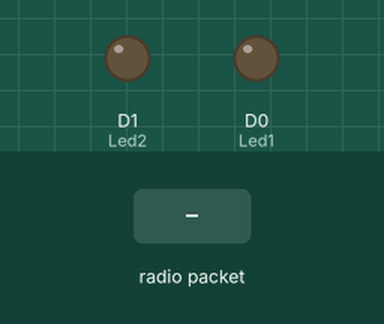
This sketch was run on a simulated ESP8266 (NodeMCU). Parts: output pins drawn as LEDs (lit = HIGH). The inputs (shaded band) are chosen by the test bench.

Above: at 1.2 s.
1.3 s: radio packet "Button 01 pressed" arrives
At 2.2 s:
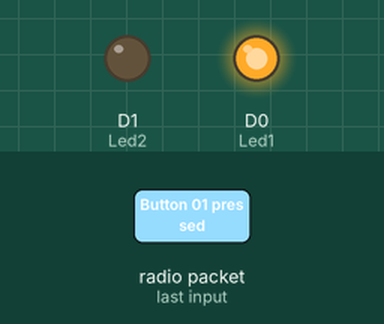
2.8 s: radio packet "Button 02 pressed" arrives
At 3.3 s:
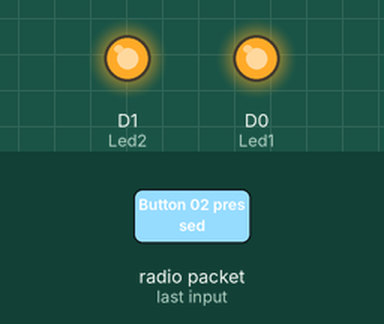
4.3 s: radio packet "Button 01 pressed" arrives
At 5.7 s:
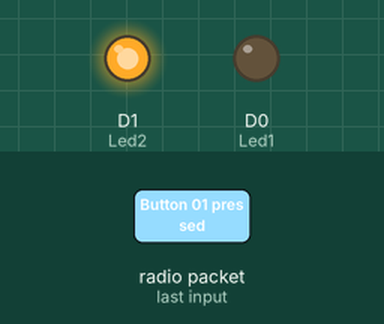
Timing chart, 0 to 7.3 s (numbered marks = the images above; inputs shaded):
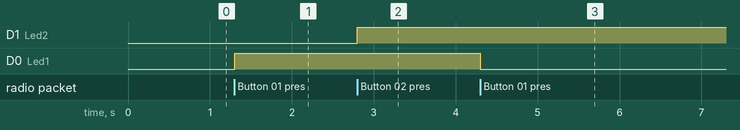

The sketch:

SLAVE.ino
```cpp
//==========================================================================================//
// SLAVE                                                                                    //
#include <ESP8266WiFi.h>
extern "C" {
#include <espnow.h>
#include <user_interface.h>
}
 uint8_t mac[] = {0x5C, 0xCF, 0x7F, 0x4C, 0x82, 0x5C}; //AP MAC SLAVE'S ADDRESS

//============================================================================================

int Led1 = D0;
int Led2 = D1;

void initVariant() {
  WiFi.mode(WIFI_AP);
  wifi_set_macaddr(SOFTAP_IF, &mac[0]);
}

//=============================================================================================
#define WIFI_CHANNEL 4

// must match the controller struct
struct __attribute__((packed))DataStruct {
  char text[32];
  unsigned int time;};

DataStruct receivedData;

//=============================================================================================
void setup() {
//  Serial.begin(115200); Serial.println();
//  Serial.println("Starting EspnowSlave.ino");
//  Serial.print("This node AP mac: "); Serial.println(WiFi.softAPmacAddress());
//  Serial.print("This node STA mac: "); Serial.println(WiFi.macAddress());
  pinMode(Led1,OUTPUT);
  pinMode(Led2,OUTPUT);

  if (esp_now_init() != 0) {
//    Serial.println("*** ESP_Now init failed");
    while (true) {};
  }

  esp_now_set_self_role(ESP_NOW_ROLE_SLAVE);
  esp_now_register_recv_cb(receiveCallBackFunction);
//  Serial.println("End of setup - waiting for messages");
}

//==============================================================================================

void loop() {
}

//==============================================================================================
void receiveCallBackFunction(uint8_t *senderMac, uint8_t *incomingData, uint8_t len) {
  memcpy(&receivedData, incomingData, sizeof(receivedData));

  String DataCompare = String(receivedData.text);

  if(DataCompare == "Button 01 pressed"){
  digitalWrite(Led1, !digitalRead(Led1));
//  Serial.println(" Message = " + DataCompare);
 }
  if(DataCompare == "Button 02 pressed"){
  digitalWrite(Led2, !digitalRead(Led2));
//  Serial.println(" Message = " + DataCompare);

  }
}

//======================================= www.fvml.com.br ========================================
```

Measured:
- after the input at 1.3 s, D0 (Led1): LOW → HIGH at once
- after the input at 2.8 s, D1 (Led2): LOW → HIGH at once
- after the input at 4.3 s, D0 (Led1): HIGH → LOW at once
